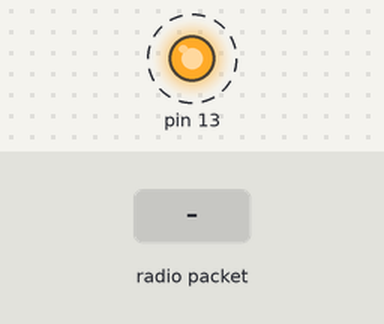
Bench run of a sketch on a simulated Arduino Uno, built with avr-gcc and run on an emulated ATmega328P. On the bench: output pins drawn as LEDs (lit = HIGH). Dashed ring = blinking. Inputs (shaded band) come from the test bench. No radio packets arrive unless stated; what the sketch prints to the serial monitor is not drawn.

Above: at 0.9 s.
1.3 s: radio packet "1" arrives
Timing chart, 0 to 10.3 s (numbered marks = the images above; inputs shaded):
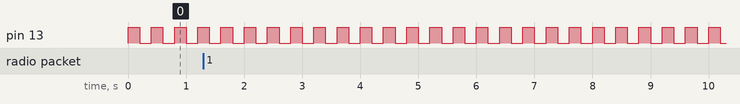

The sketch:

receiver-test.ino
```cpp
/*Suitable for 433MHz Remote Kit and 315MHz Remote Kit by CATALEX Team*/
//Store: http://www.aliexpress.com/store/1199788
//      http://dx.com

#include <VirtualWire.h>

int RF_RX_PIN = 11;//connect the sent module to D11 to use
              //you can change it to the idle port you want.


void setup()
{
  Serial.begin(9600);
  Serial.println("setup");
  pinMode(13, OUTPUT);
  vw_set_rx_pin(RF_RX_PIN);  // Setup receive pin.
  vw_setup(2000); // Transmission speed in bits per second.
  vw_rx_start(); // Start the PLL receiver.
}

void loop()
{
  String comdata = "";
  uint8_t buf[VW_MAX_MESSAGE_LEN];
  uint8_t buflen = VW_MAX_MESSAGE_LEN;
  if(vw_get_message(buf, &buflen)) // non-blocking I/O
  {
    int i;
    // Message with a good checksum received, dump HEX
    Serial.print("Got: ");

    for(i = 0; i < buflen; ++i)
    {
      comdata += (char)buf[i];
      //Serial.print(" ");
    //Serial.print(buf[i]);
    }
    Serial.print(comdata);
    Serial.println("");
  }

  //Serial.println("next pass..");
  //delay(1000);
  digitalWrite(13, millis() % 400 < 200);
}
```

Measured:
- by itself, pin 13: alternates HIGH for 0.20 s and LOW for 0.20 s
